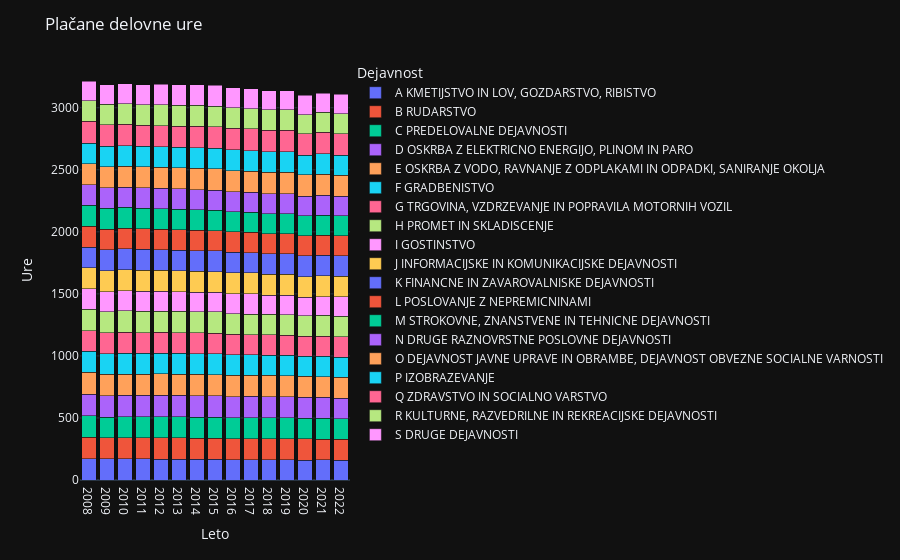

The cell this chart's notebook holds for it:
### Code cell
df = placane_delovne_ure_grouped
df = df.drop(columns=['SKD DEJAVNOST - SKUPAJ'], inplace=False)
df['LETO'] = df.index
melted_df = df.melt(id_vars='LETO', var_name='Dejavnost', value_name='Vrednost')

fig = px.bar(melted_df, x='LETO', y='Vrednost', color='Dejavnost', barmode='stack')

fig.update_layout(
    title='Plačane delovne ure',
    xaxis_title='Leto',
    yaxis_title='Ure',
)

fig.show()

### Figure 1 — Plotly figure (JSON) as saved in the notebook; plotly's stock layout.template omitted (floating-point values rounded to 4 significant figures)
{"data": [{"alignmentgroup": "True", "hovertemplate": "Dejavnost=A KMETIJSTVO IN LOV, GOZDARSTVO, RIBISTVO<br>LETO=%{x}<br>Vrednost=%{y}<extra></extra>", "legendgroup": "A KMETIJSTVO IN LOV, GOZDARSTVO, RIBISTVO", "marker": {"color": "#636efa", "pattern": {"shape": ""}}, "name": "A KMETIJSTVO IN LOV, GOZDARSTVO, RIBISTVO", "offsetgroup": "A KMETIJSTVO IN LOV, GOZDARSTVO, RIBISTVO", "orientation": "v", "showlegend": true, "textposition": "auto", "x": ["2008", "2009", "2010", "2011", "2012", "2013", "2014", "2015", "2016", "2017", "2018", "2019", "2020", "2021", "2022"], "xaxis": "x", "y": [170.5, 169.8, 171.8, 171.5, 167.2, 166.8, 166.5, 166.5, 164.5, 163.8, 161.8, 162.0, 160.8, 161.5, 160.5], "yaxis": "y", "type": "bar"}, {"alignmentgroup": "True", "hovertemplate": "Dejavnost=B RUDARSTVO<br>LETO=%{x}<br>Vrednost=%{y}<extra></extra>", "legendgroup": "B RUDARSTVO", "marker": {"color": "#EF553B", "pattern": {"shape": ""}}, "name": "B RUDARSTVO", "offsetgroup": "B RUDARSTVO", "orientation": "v", "showlegend": true, "textposition": "auto", "x": ["2008", "2009", "2010", "2011", "2012", "2013", "2014", "2015", "2016", "2017", "2018", "2019", "2020", "2021", "2022"], "xaxis": "x", "y": [174.2, 170.8, 169.0, 170.0, 173.8, 172.0, 170.5, 170.2, 166.8, 168.0, 169.2, 170.0, 171.2, 167.8, 166.0], "yaxis": "y", "type": "bar"}, {"alignmentgroup": "True", "hovertemplate": "Dejavnost=C PREDELOVALNE DEJAVNOSTI<br>LETO=%{x}<br>Vrednost=%{y}<extra></extra>", "legendgroup": "C PREDELOVALNE DEJAVNOSTI", "marker": {"color": "#00cc96", "pattern": {"shape": ""}}, "name": "C PREDELOVALNE DEJAVNOSTI", "offsetgroup": "C PREDELOVALNE DEJAVNOSTI", "orientation": "v", "showlegend": true, "textposition": "auto", "x": ["2008", "2009", "2010", "2011", "2012", "2013", "2014", "2015", "2016", "2017", "2018", "2019", "2020", "2021", "2022"], "xaxis": "x", "y": [171.2, 166.0, 169.2, 169.5, 170.5, 170.5, 170.5, 170.2, 169.5, 169.0, 168.8, 168.2, 165.0, 167.2, 166.0], "yaxis": "y", "type": "bar"}, {"alignmentgroup": "True", "hovertemplate": "Dejavnost=D OSKRBA Z ELEKTRICNO ENERGIJO, PLINOM IN PARO<br>LETO=%{x}<br>Vrednost=%{y}<extra></extra>", "legendgroup": "D OSKRBA Z ELEKTRICNO ENERGIJO, PLINOM IN PARO", "marker": {"color": "#ab63fa", "pattern": {"shape": ""}}, "name": "D OSKRBA Z ELEKTRICNO ENERGIJO, PLINOM IN PARO", "offsetgroup": "D OSKRBA Z ELEKTRICNO ENERGIJO, PLINOM IN PARO", "orientation": "v", "showlegend": true, "textposition": "auto", "x": ["2008", "2009", "2010", "2011", "2012", "2013", "2014", "2015", "2016", "2017", "2018", "2019", "2020", "2021", "2022"], "xaxis": "x", "y": [177.0, 172.2, 171.8, 171.0, 172.0, 172.0, 172.0, 171.8, 171.5, 172.5, 172.0, 171.2, 170.5, 169.0, 166.8], "yaxis": "y", "type": "bar"}, {"alignmentgroup": "True", "hovertemplate": "Dejavnost=E OSKRBA Z VODO, RAVNANJE Z ODPLAKAMI IN ODPADKI, SANIRANJE OKOLJA<br>LETO=%{x}<br>Vrednost=%{y}<extra></extra>", "legendgroup": "E OSKRBA Z VODO, RAVNANJE Z ODPLAKAMI IN ODPADKI, SANIRANJE OKOLJA", "marker": {"color": "#FFA15A", "pattern": {"shape": ""}}, "name": "E OSKRBA Z VODO, RAVNANJE Z ODPLAKAMI IN ODPADKI, SANIRANJE OKOLJA", "offsetgroup": "E OSKRBA Z VODO, RAVNANJE Z ODPLAKAMI IN ODPADKI, SANIRANJE OKOLJA", "orientation": "v", "showlegend": true, "textposition": "auto", "x": ["2008", "2009", "2010", "2011", "2012", "2013", "2014", "2015", "2016", "2017", "2018", "2019", "2020", "2021", "2022"], "xaxis": "x", "y": [173.8, 172.0, 171.8, 170.5, 171.8, 171.2, 171.2, 171.5, 171.5, 171.0, 171.2, 170.0, 167.2, 168.2, 167.5], "yaxis": "y", "type": "bar"}, {"alignmentgroup": "True", "hovertemplate": "Dejavnost=F GRADBENISTVO<br>LETO=%{x}<br>Vrednost=%{y}<extra></extra>", "legendgroup": "F GRADBENISTVO", "marker": {"color": "#19d3f3", "pattern": {"shape": ""}}, "name": "F GRADBENISTVO", "offsetgroup": "F GRADBENISTVO", "orientation": "v", "showlegend": true, "textposition": "auto", "x": ["2008", "2009", "2010", "2011", "2012", "2013", "2014", "2015", "2016", "2017", "2018", "2019", "2020", "2021", "2022"], "xaxis": "x", "y": [169.0, 168.0, 168.5, 168.0, 168.2, 168.0, 168.2, 168.5, 164.5, 164.5, 163.0, 162.8, 162.2, 164.0, 164.0], "yaxis": "y", "type": "bar"}, {"alignmentgroup": "True", "hovertemplate": "Dejavnost=G TRGOVINA, VZDRZEVANJE IN POPRAVILA MOTORNIH VOZIL<br>LETO=%{x}<br>Vrednost=%{y}<extra></extra>", "legendgroup": "G TRGOVINA, VZDRZEVANJE IN POPRAVILA MOTORNIH VOZIL", "marker": {"color": "#FF6692", "pattern": {"shape": ""}}, "name": "G TRGOVINA, VZDRZEVANJE IN POPRAVILA MOTORNIH VOZIL", "offsetgroup": "G TRGOVINA, VZDRZEVANJE IN POPRAVILA MOTORNIH VOZIL", "orientation": "v", "showlegend": true, "textposition": "auto", "x": ["2008", "2009", "2010", "2011", "2012", "2013", "2014", "2015", "2016", "2017", "2018", "2019", "2020", "2021", "2022"], "xaxis": "x", "y": [168.2, 167.2, 167.2, 167.0, 167.0, 166.5, 166.2, 165.5, 164.5, 163.8, 163.2, 163.5, 160.8, 162.0, 162.2], "yaxis": "y", "type": "bar"}, {"alignmentgroup": "True", "hovertemplate": "Dejavnost=H PROMET IN SKLADISCENJE<br>LETO=%{x}<br>Vrednost=%{y}<extra></extra>", "legendgroup": "H PROMET IN SKLADISCENJE", "marker": {"color": "#B6E880", "pattern": {"shape": ""}}, "name": "H PROMET IN SKLADISCENJE", "offsetgroup": "H PROMET IN SKLADISCENJE", "orientation": "v", "showlegend": true, "textposition": "auto", "x": ["2008", "2009", "2010", "2011", "2012", "2013", "2014", "2015", "2016", "2017", "2018", "2019", "2020", "2021", "2022"], "xaxis": "x", "y": [172.5, 170.2, 173.5, 173.2, 170.8, 171.2, 171.0, 171.2, 165.2, 165.0, 165.5, 166.0, 165.0, 166.5, 166.8], "yaxis": "y", "type": "bar"}, {"alignmentgroup": "True", "hovertemplate": "Dejavnost=I GOSTINSTVO<br>LETO=%{x}<br>Vrednost=%{y}<extra></extra>", "legendgroup": "I GOSTINSTVO", "marker": {"color": "#FF97FF", "pattern": {"shape": ""}}, "name": "I GOSTINSTVO", "offsetgroup": "I GOSTINSTVO", "orientation": "v", "showlegend": true, "textposition": "auto", "x": ["2008", "2009", "2010", "2011", "2012", "2013", "2014", "2015", "2016", "2017", "2018", "2019", "2020", "2021", "2022"], "xaxis": "x", "y": [163.2, 162.2, 163.0, 161.8, 158.5, 158.8, 157.0, 156.0, 163.5, 162.5, 154.8, 155.2, 149.2, 152.5, 155.2], "yaxis": "y", "type": "bar"}, {"alignmentgroup": "True", "hovertemplate": "Dejavnost=J INFORMACIJSKE IN KOMUNIKACIJSKE DEJAVNOSTI<br>LETO=%{x}<br>Vrednost=%{y}<extra></extra>", "legendgroup": "J INFORMACIJSKE IN KOMUNIKACIJSKE DEJAVNOSTI", "marker": {"color": "#FECB52", "pattern": {"shape": ""}}, "name": "J INFORMACIJSKE IN KOMUNIKACIJSKE DEJAVNOSTI", "offsetgroup": "J INFORMACIJSKE IN KOMUNIKACIJSKE DEJAVNOSTI", "orientation": "v", "showlegend": true, "textposition": "auto", "x": ["2008", "2009", "2010", "2011", "2012", "2013", "2014", "2015", "2016", "2017", "2018", "2019", "2020", "2021", "2022"], "xaxis": "x", "y": [170.5, 169.8, 169.5, 168.8, 169.2, 168.8, 168.0, 168.8, 168.5, 168.2, 167.5, 168.2, 167.8, 167.5, 166.8], "yaxis": "y", "type": "bar"}, {"alignmentgroup": "True", "hovertemplate": "Dejavnost=K FINANCNE IN ZAVAROVALNISKE DEJAVNOSTI<br>LETO=%{x}<br>Vrednost=%{y}<extra></extra>", "legendgroup": "K FINANCNE IN ZAVAROVALNISKE DEJAVNOSTI", "marker": {"color": "#636efa", "pattern": {"shape": ""}}, "name": "K FINANCNE IN ZAVAROVALNISKE DEJAVNOSTI", "offsetgroup": "K FINANCNE IN ZAVAROVALNISKE DEJAVNOSTI", "orientation": "v", "showlegend": true, "textposition": "auto", "x": ["2008", "2009", "2010", "2011", "2012", "2013", "2014", "2015", "2016", "2017", "2018", "2019", "2020", "2021", "2022"], "xaxis": "x", "y": [167.2, 167.0, 167.5, 166.8, 166.8, 166.5, 166.0, 165.5, 165.8, 165.0, 165.5, 165.5, 166.5, 165.5, 164.0], "yaxis": "y", "type": "bar"}, {"alignmentgroup": "True", "hovertemplate": "Dejavnost=L POSLOVANJE Z NEPREMICNINAMI<br>LETO=%{x}<br>Vrednost=%{y}<extra></extra>", "legendgroup": "L POSLOVANJE Z NEPREMICNINAMI", "marker": {"color": "#EF553B", "pattern": {"shape": ""}}, "name": "L POSLOVANJE Z NEPREMICNINAMI", "offsetgroup": "L POSLOVANJE Z NEPREMICNINAMI", "orientation": "v", "showlegend": true, "textposition": "auto", "x": ["2008", "2009", "2010", "2011", "2012", "2013", "2014", "2015", "2016", "2017", "2018", "2019", "2020", "2021", "2022"], "xaxis": "x", "y": [167.5, 166.5, 166.0, 166.2, 166.0, 165.2, 165.5, 164.8, 163.8, 163.2, 162.8, 162.2, 162.0, 161.2, 161.2], "yaxis": "y", "type": "bar"}, {"alignmentgroup": "True", "hovertemplate": "Dejavnost=M STROKOVNE, ZNANSTVENE IN TEHNICNE DEJAVNOSTI<br>LETO=%{x}<br>Vrednost=%{y}<extra></extra>", "legendgroup": "M STROKOVNE, ZNANSTVENE IN TEHNICNE DEJAVNOSTI", "marker": {"color": "#00cc96", "pattern": {"shape": ""}}, "name": "M STROKOVNE, ZNANSTVENE IN TEHNICNE DEJAVNOSTI", "offsetgroup": "M STROKOVNE, ZNANSTVENE IN TEHNICNE DEJAVNOSTI", "orientation": "v", "showlegend": true, "textposition": "auto", "x": ["2008", "2009", "2010", "2011", "2012", "2013", "2014", "2015", "2016", "2017", "2018", "2019", "2020", "2021", "2022"], "xaxis": "x", "y": [168.5, 168.0, 167.8, 166.5, 165.8, 165.2, 165.0, 164.2, 161.8, 161.5, 162.0, 162.2, 160.8, 161.8, 161.5], "yaxis": "y", "type": "bar"}, {"alignmentgroup": "True", "hovertemplate": "Dejavnost=N DRUGE RAZNOVRSTNE POSLOVNE DEJAVNOSTI<br>LETO=%{x}<br>Vrednost=%{y}<extra></extra>", "legendgroup": "N DRUGE RAZNOVRSTNE POSLOVNE DEJAVNOSTI", "marker": {"color": "#ab63fa", "pattern": {"shape": ""}}, "name": "N DRUGE RAZNOVRSTNE POSLOVNE DEJAVNOSTI", "offsetgroup": "N DRUGE RAZNOVRSTNE POSLOVNE DEJAVNOSTI", "orientation": "v", "showlegend": true, "textposition": "auto", "x": ["2008", "2009", "2010", "2011", "2012", "2013", "2014", "2015", "2016", "2017", "2018", "2019", "2020", "2021", "2022"], "xaxis": "x", "y": [164.8, 164.2, 163.8, 164.2, 163.2, 163.0, 162.5, 161.2, 161.8, 160.2, 159.8, 159.0, 157.0, 158.8, 158.2], "yaxis": "y", "type": "bar"}, {"alignmentgroup": "True", "hovertemplate": "Dejavnost=O DEJAVNOST JAVNE UPRAVE IN OBRAMBE, DEJAVNOST OBVEZNE SOCIALNE VARNOSTI<br>LETO=%{x}<br>Vrednost=%{y}<extra></extra>", "legendgroup": "O DEJAVNOST JAVNE UPRAVE IN OBRAMBE, DEJAVNOST OBVEZNE SOCIALNE VARNOSTI", "marker": {"color": "#FFA15A", "pattern": {"shape": ""}}, "name": "O DEJAVNOST JAVNE UPRAVE IN OBRAMBE, DEJAVNOST OBVEZNE SOCIALNE VARNOSTI", "offsetgroup": "O DEJAVNOST JAVNE UPRAVE IN OBRAMBE, DEJAVNOST OBVEZNE SOCIALNE VARNOSTI", "orientation": "v", "showlegend": true, "textposition": "auto", "x": ["2008", "2009", "2010", "2011", "2012", "2013", "2014", "2015", "2016", "2017", "2018", "2019", "2020", "2021", "2022"], "xaxis": "x", "y": [169.5, 169.0, 168.8, 168.0, 168.2, 169.8, 170.5, 170.5, 171.0, 171.8, 172.2, 172.2, 172.2, 172.0, 169.0], "yaxis": "y", "type": "bar"}, {"alignmentgroup": "True", "hovertemplate": "Dejavnost=P IZOBRAZEVANJE<br>LETO=%{x}<br>Vrednost=%{y}<extra></extra>", "legendgroup": "P IZOBRAZEVANJE", "marker": {"color": "#19d3f3", "pattern": {"shape": ""}}, "name": "P IZOBRAZEVANJE", "offsetgroup": "P IZOBRAZEVANJE", "orientation": "v", "showlegend": true, "textposition": "auto", "x": ["2008", "2009", "2010", "2011", "2012", "2013", "2014", "2015", "2016", "2017", "2018", "2019", "2020", "2021", "2022"], "xaxis": "x", "y": [165.8, 165.5, 165.5, 164.8, 165.0, 165.0, 166.5, 166.2, 166.5, 165.2, 165.2, 165.5, 159.2, 162.5, 162.5], "yaxis": "y", "type": "bar"}, {"alignmentgroup": "True", "hovertemplate": "Dejavnost=Q ZDRAVSTVO IN SOCIALNO VARSTVO<br>LETO=%{x}<br>Vrednost=%{y}<extra></extra>", "legendgroup": "Q ZDRAVSTVO IN SOCIALNO VARSTVO", "marker": {"color": "#FF6692", "pattern": {"shape": ""}}, "name": "Q ZDRAVSTVO IN SOCIALNO VARSTVO", "offsetgroup": "Q ZDRAVSTVO IN SOCIALNO VARSTVO", "orientation": "v", "showlegend": true, "textposition": "auto", "x": ["2008", "2009", "2010", "2011", "2012", "2013", "2014", "2015", "2016", "2017", "2018", "2019", "2020", "2021", "2022"], "xaxis": "x", "y": [176.0, 174.0, 173.2, 172.5, 172.8, 172.2, 175.2, 175.2, 174.5, 173.5, 173.0, 173.0, 171.2, 174.0, 170.2], "yaxis": "y", "type": "bar"}, {"alignmentgroup": "True", "hovertemplate": "Dejavnost=R KULTURNE, RAZVEDRILNE IN REKREACIJSKE DEJAVNOSTI<br>LETO=%{x}<br>Vrednost=%{y}<extra></extra>", "legendgroup": "R KULTURNE, RAZVEDRILNE IN REKREACIJSKE DEJAVNOSTI", "marker": {"color": "#B6E880", "pattern": {"shape": ""}}, "name": "R KULTURNE, RAZVEDRILNE IN REKREACIJSKE DEJAVNOSTI", "offsetgroup": "R KULTURNE, RAZVEDRILNE IN REKREACIJSKE DEJAVNOSTI", "orientation": "v", "showlegend": true, "textposition": "auto", "x": ["2008", "2009", "2010", "2011", "2012", "2013", "2014", "2015", "2016", "2017", "2018", "2019", "2020", "2021", "2022"], "xaxis": "x", "y": [166.2, 166.0, 166.2, 165.5, 166.0, 166.0, 166.2, 165.2, 164.5, 164.5, 164.8, 165.0, 156.8, 161.2, 163.0], "yaxis": "y", "type": "bar"}, {"alignmentgroup": "True", "hovertemplate": "Dejavnost=S DRUGE DEJAVNOSTI<br>LETO=%{x}<br>Vrednost=%{y}<extra></extra>", "legendgroup": "S DRUGE DEJAVNOSTI", "marker": {"color": "#FF97FF", "pattern": {"shape": ""}}, "name": "S DRUGE DEJAVNOSTI", "offsetgroup": "S DRUGE DEJAVNOSTI", "orientation": "v", "showlegend": true, "textposition": "auto", "x": ["2008", "2009", "2010", "2011", "2012", "2013", "2014", "2015", "2016", "2017", "2018", "2019", "2020", "2021", "2022"], "xaxis": "x", "y": [159.8, 158.5, 160.5, 160.2, 168.2, 168.0, 167.0, 166.2, 161.2, 161.0, 155.0, 155.2, 154.5, 155.5, 157.0], "yaxis": "y", "type": "bar"}], "layout": {"xaxis": {"anchor": "y", "domain": [0.0, 1.0], "title": {"text": "Leto"}}, "yaxis": {"anchor": "x", "domain": [0.0, 1.0], "title": {"text": "Ure"}}, "legend": {"title": {"text": "Dejavnost"}, "tracegroupgap": 0}, "margin": {"t": 60}, "barmode": "stack", "title": {"text": "Plačane delovne ure"}}}
